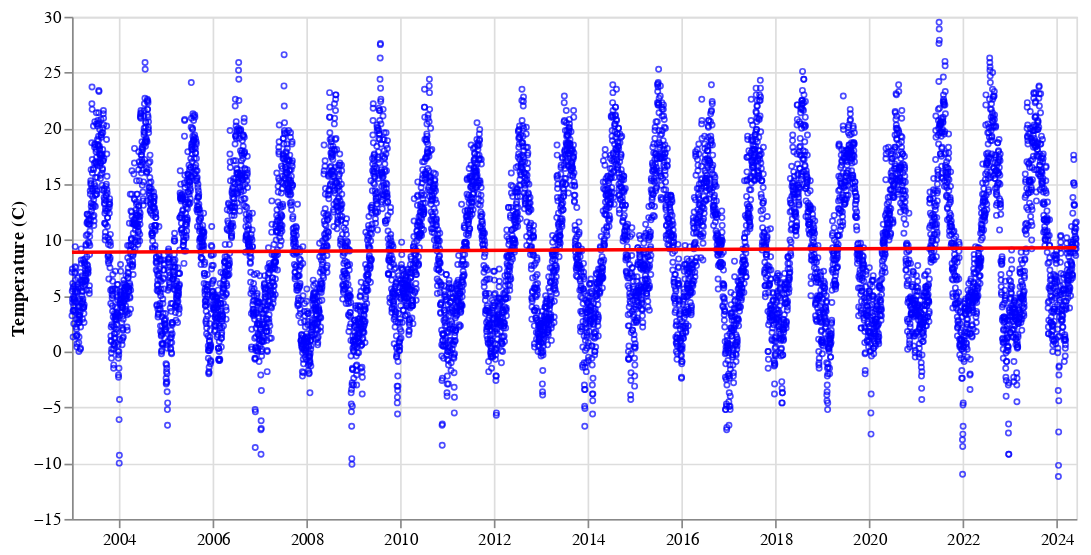

The notebook cell this image was saved under:
### Code cell
alt.data_transformers.disable_max_rows()

qd_min = alt.Chart(qd_temp).mark_point(color='blue', strokeWidth=1, size=10).encode(
    alt.X('date', title=None),
    alt.Y('mean_TA', title='Temperature (C)'),
    tooltip=[alt.Tooltip('date:T', title="Date"), alt.Tooltip('mean_TA:Q', title="Air Temp")]
).properties(width=600)
# Add trendline
trendline = qd_min.transform_regression('date', 'mean_TA').mark_line(color='red')

# Layer the points and the trendline
chart = qd_min + trendline
chart

### Figure 1 — Vega-Lite specification as saved in the notebook (floating-point values rounded to 4 significant figures; data arrays with more than 128 entries replaced by an {"elided": "..."} marker saying what was removed)
{"config": {"view": {"continuousWidth": 400, "continuousHeight": 300}}, "layer": [{"mark": {"type": "point", "color": "blue", "size": 10, "strokeWidth": 1}, "encoding": {"tooltip": [{"field": "date", "title": "Date", "type": "temporal"}, {"field": "mean_TA", "title": "Air Temp", "type": "quantitative"}], "x": {"field": "date", "title": null, "type": "temporal"}, "y": {"field": "mean_TA", "title": "Temperature (C)", "type": "quantitative"}}, "width": 600}, {"mark": {"type": "line", "color": "red"}, "encoding": {"tooltip": [{"field": "date", "title": "Date", "type": "temporal"}, {"field": "mean_TA", "title": "Air Temp", "type": "quantitative"}], "x": {"field": "date", "title": null, "type": "temporal"}, "y": {"field": "mean_TA", "title": "Temperature (C)", "type": "quantitative"}}, "transform": [{"on": "date", "regression": "mean_TA"}], "width": 600}], "data": {"name": "data-9eb142db68f98d052e37324792ebb642"}, "$schema": "https://vega.github.io/schema/vega-lite/v4.17.0.json", "datasets": {"data-9eb142db68f98d052e37324792ebb642": {"elided": "7816 records"}}}
